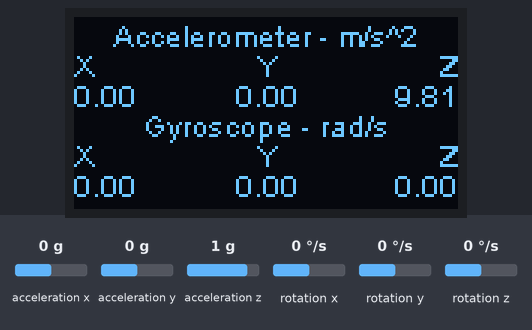
This program was run on a simulated ESP32. Shown: 128×64 one-colour display. The inputs (shaded band) are chosen by the test bench; at power-on: acceleration x 0 g, acceleration y 0 g, acceleration z 1 g, rotation x 0 °/s, rotation y 0 °/s, rotation z 0 °/s. What the program prints to the serial monitor is not drawn.

Above: at 1.2 s.
1.3 s: acceleration x set to -1.4 g
At 2.1 s:
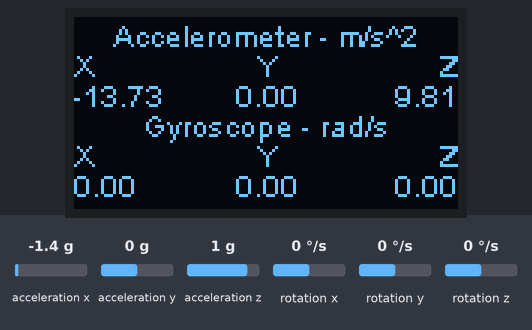
2.8 s: acceleration y set to -0.8 g
At 3.3 s:
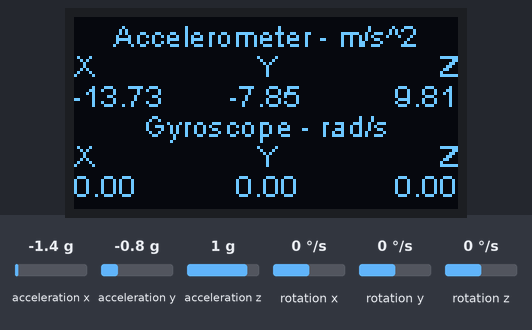
4.3 s: acceleration z set to 0.8 g
At 5.5 s:
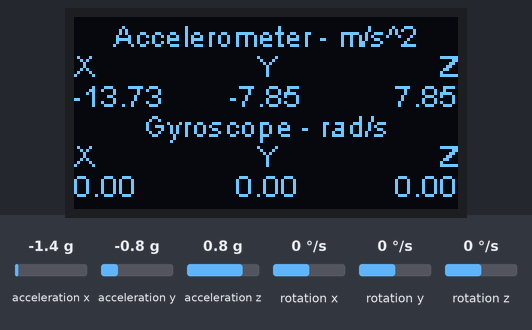
5.8 s: rotation x set to -192 °/s
At 6.9 s:
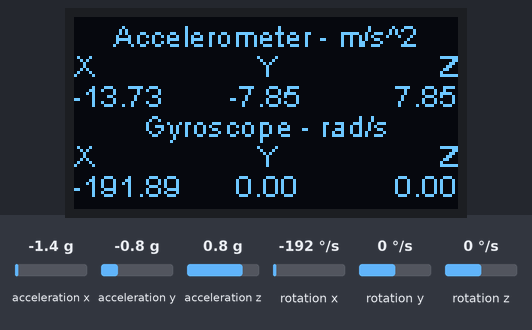
7.3 s: rotation y set to -100 °/s
At 8.1 s:
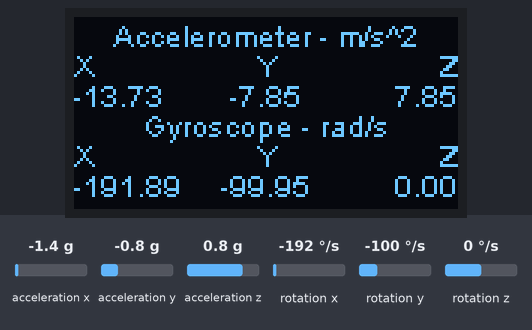
8.8 s: rotation z set to 100 °/s
At 9.4 s:
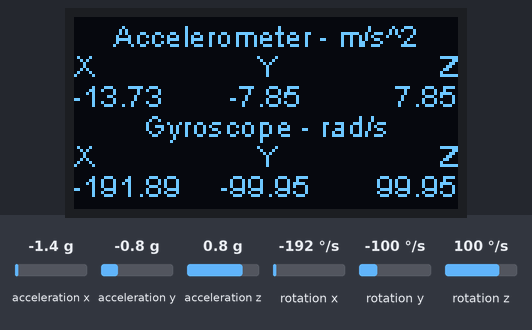
Timing chart, 0 to 11.3 s (numbered marks = the images above; inputs shaded):
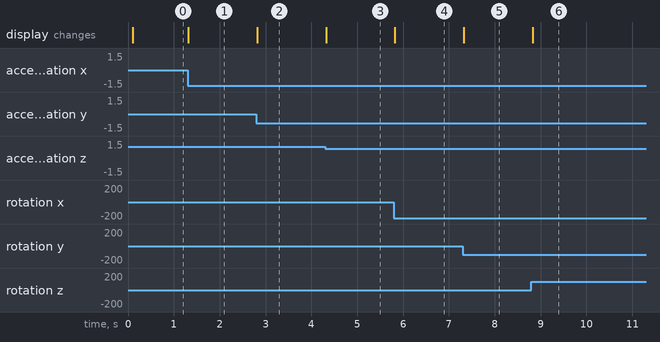

Measured:
- after the input at 1.3 s, the display: changes at once (image 1)
- after the input at 2.8 s, the display: changes at once (image 2)
- after the input at 4.3 s, the display: changes at once (image 3)
- after the input at 5.8 s, the display: changes at once (image 4)
- after the input at 7.3 s, the display: changes at once (image 5)
- after the input at 8.8 s, the display: changes at once (image 6)

The program:

main.cpp
```cpp
#include "Wire.h"
// I2Cdev and MPU6050 must be installed as libraries, or else the .cpp/.h files
// for both classes must be in the include path of your project
#include "I2Cdev.h"       // Librerias I2C para controlar el mpu6050
#include "MPU6050.h"
#include <SSD1306Wire.h>  // legacy: #include "SSD1306.h"

////////////////////////// Inicializar MPU6050 //////////////////////////

// class default I2C address is 0x68
// specific I2C addresses may be passed as a parameter here
// AD0 low = 0x68 (default for InvenSense evaluation board)
// AD0 high = 0x69
MPU6050 sensor;


int16_t accelX = 0, accelY =0, accelZ;
int16_t gyroX = 0, gyroY =0, gyroZ;

////////////////////////// Inicializar SSD1306 //////////////////////////

// Initialize the OLED display using Arduino Wire:
SSD1306Wire display(0x3c, 21, 22);  // ADDRESS, SDA, SCL  -  If not, they can be specified manually.

unsigned long lastTime = 0, sampleTime = 100;

void setup() {

    // initialize serial communication
    // (38400 chosen because it works as well at 8MHz as it does at 16MHz, but
    // it's really up to you depending on your project)
    Serial.begin(115200);

    display.init();
    //display.setTextAlignment(TEXT_ALIGN_RIGHT);
    display.setFont(ArialMT_Plain_10);

    // join I2C bus (I2Cdev library doesn't do this automatically)
    Wire.begin();           //Iniciando I2C

    // initialize device
    Serial.println("Initializing I2C devices...");
    sensor.initialize();    //Iniciando el sensor

    // verify connection
    if (sensor.testConnection()) Serial.println("Sensor iniciado correctamente");
    else delay(500); //Serial.println("Error al iniciar el sensor");

}

void loop() {

    if(millis()-lastTime>=sampleTime) {

        lastTime = millis();
        // read raw accel/gyro measurements from device
        //sensor.getMotion6(&ax, &ay, &az, &gx, &gy, &gz);

        // Leer las aceleraciones y velocidades angulares
        sensor.getAcceleration(&accelX, &accelY, &accelZ);
        sensor.getRotation(&gyroX, &gyroY, &gyroZ);

        /*
        En este ejemplo vamos a escalar las lecturas a valores con las unidades de aceleración y velocidad angular.
        Primero tenemos que saber los rangos con los que está configurado nuestro MPU6050,
        dichos rangos pueden ser 2g/4g/8g/16g para el acelerómetro y 250/500/1000/2000(°/s) para el giroscopio.
        Para este ejemplo trabajaremos con los rangos por defecto (2g y 250°/s):

        -------------------------------------------------------------------------
        Variable          :  valor mínimo  :  valor central :  valor máximo     :
        -------------------------------------------------------------------------
        Lectura MPU6050   :     -32768     :      0         :     +32767        :
                          :                :                :                   :
        Aceleración       :     -2g        :      0g        :     +2g           :
                          :                :                :                   :
        Velocidad angular :     -250°/s    :      0°/s      :     +250°/s       :
        -------------------------------------------------------------------------

        Para escalar simplemente debemos usar una ecuación para convertir el valor leído en un valor de aceleración
        o velocidad angular. */

        float ax_m_s2 = accelX * (9.81/16384.0);
        float ay_m_s2 = accelY * (9.81/16384.0);
        float az_m_s2 = accelZ * (9.81/16384.0);
        float gx_deg_s = gyroX * (250.0/32768.0);
        float gy_deg_s = gyroY * (250.0/32768.0);
        float gz_deg_s = gyroZ * (250.0/32768.0);

        // Datos puros, directamente del sensor
    //    Serial.println(accelX);
    //    Serial.println(accelY);
    //    Serial.println(accelZ);
    //    Serial.println(gyroX);
    //    Serial.println(gyroY);
    //    Serial.println(gyroZ);

        Serial.println(ax_m_s2);
        Serial.println(ay_m_s2);
        Serial.println(az_m_s2);
        Serial.println(gx_deg_s);
        Serial.println(gy_deg_s);
        Serial.println(gz_deg_s);

        display.clear();
        display.setTextAlignment(TEXT_ALIGN_CENTER);
        display.drawString(64, 0, "Accelerometer - m/s^2");
        display.setTextAlignment(TEXT_ALIGN_LEFT);
        display.drawString(0, 10, "X");
        display.setTextAlignment(TEXT_ALIGN_CENTER);
        display.drawString(64, 10, "Y");
        display.setTextAlignment(TEXT_ALIGN_RIGHT);
        display.drawString(128, 10, "Z");
        display.setTextAlignment(TEXT_ALIGN_LEFT);
        display.drawString(0, 20, String(ax_m_s2));
        display.setTextAlignment(TEXT_ALIGN_CENTER);
        display.drawString(64, 20, String(ay_m_s2));
        display.setTextAlignment(TEXT_ALIGN_RIGHT);
        display.drawString(128, 20, String(az_m_s2));
        display.setTextAlignment(TEXT_ALIGN_CENTER);
        display.drawString(64, 30, "Gyroscope - rad/s");
        display.setTextAlignment(TEXT_ALIGN_LEFT);
        display.drawString(0, 40, "X");
        display.setTextAlignment(TEXT_ALIGN_CENTER);
        display.drawString(64, 40, "Y");
        display.setTextAlignment(TEXT_ALIGN_RIGHT);
        display.drawString(128, 40, "Z");
        display.setTextAlignment(TEXT_ALIGN_LEFT);
        display.drawString(0, 50, String(gx_deg_s));
        display.setTextAlignment(TEXT_ALIGN_CENTER);
        display.drawString(64, 50, String(gy_deg_s));
        display.setTextAlignment(TEXT_ALIGN_RIGHT);
        display.drawString(128, 50, String(gz_deg_s));
        display.display();
        //delay(10);

    }
}
```
